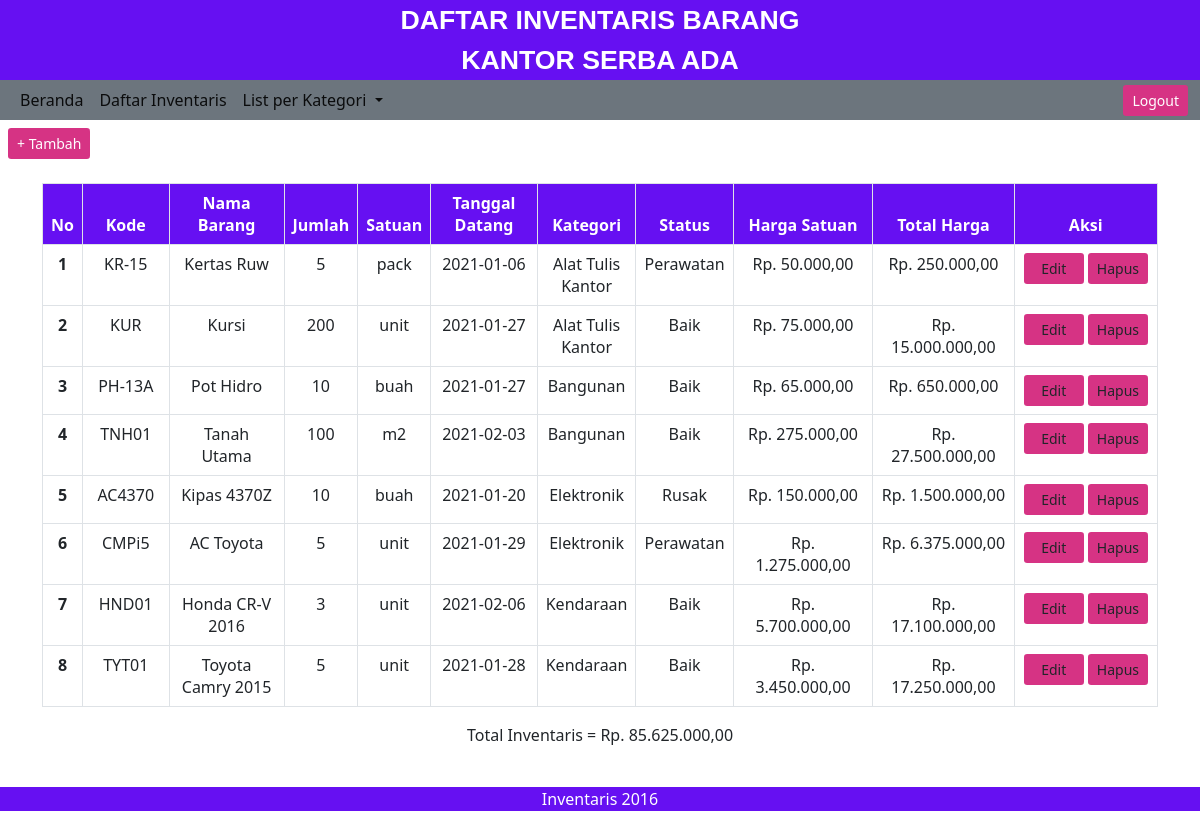
Page /daftar_inventaris.php (signed in) on the committed database.
### tables this page shows
CREATE TABLE `inventaris` (
  `kode_barang` varchar(10) NOT NULL,
  `nama_barang` varchar(30) NOT NULL,
  `jumlah` int(11) NOT NULL,
  `satuan` varchar(15) NOT NULL,
  `tgl_datang` date NOT NULL,
  `kategori` varchar(20) NOT NULL,
  `status_barang` varchar(20) NOT NULL,
  `harga` int(20) NOT NULL
);

### daftar_inventaris.php (the view, shortened to what this page needs)
<html>
  <head>
    <link rel="stylesheet" href="assets/css/bootstrap.css">
    <link rel="stylesheet" href="assets/js/bootstrap.js">
  </head>
  <body>
    <div class="text-center text-white fw-bold" style="background-color: #6610f2; font-size: 20pt; font-family: sans-serif; margin-bottom: -16px;">
      <p>DAFTAR INVENTARIS BARANG<br>KANTOR SERBA ADA</p>
    </div>
    <nav class="navbar navbar-expand-lg navbar-light bg-secondary pt-0 pb-0" >
      <div class="container-fluid ms-auto">
        <div class="collapse navbar-collapse" id="navbarNavDropdown">
          <ul class="navbar-nav">
            <li class="nav-item">
              <a class="nav-link active" aria-current="page" href="index.php">Beranda</a>
            </li>
            <li class="nav-item">
              <a class="nav-link active" aria-current="page" href="daftar_inventaris.php">Daftar Inventaris</a>
            </li>
            <li class="nav-item dropdown">
              <a class="nav-link dropdown-toggle active" href="#" id="navbarDropdownMenuLink" role="button" data-bs-toggle="dropdown" aria-expanded="false">
                List per Kategori
              </a>
            </li>
          </ul>
        </div>
        <a href="logout.php">
          <button class="btn btn-sm text-white" style="background-color:  #d63384;">Logout</button>
        </a>
      </div>
    </nav>
    <a href="form_tambah.php" class="btn btn-sm text-white ms-2 mt-2" style="background-color:  #d63384;">+ Tambah</a>
    <div class="container mr-4"><br>
    <table class="table table-bordered">
          <thead>
            <tr class="text-white" align="center" style="background-color: #6610f2;">
              <th scope="col" width="3%">No</th>
              <th scope="col" width="8%">Kode</th>
              <th scope="col" width="11%">Nama Barang</th>
              <th scope="col" width="6%">Jumlah</th>
              <th scope="col" width="6%">Satuan</th>
              <th scope="col" width="10%">Tanggal Datang</th>
              <th scope="col" width="8%">Kategori</th>
              <th scope="col" width="8%">Status</th>
              <th scope="col" width="13%">Harga Satuan</th>
              <th scope="col" width="13%">Total Harga</th>
              <th colspan="2" scope="col" width="14%">Aksi</th>
            </tr>
          </thead>
          <?php
            include 'koneksi.php';
            $no = 1;
            $totalinv=0;
            $query= mysqli_query($konek,"SELECT * from inventaris order by kategori asc");
            while($data=mysqli_fetch_array($query))
              {
          ?>
          <tbody>
            <tr  align="center">
              <th scope="row"> <?php echo $no;$no++; ?> </th>
              <td><?php echo $data['kode_barang']; ?></td>
              <td><?php echo $data['nama_barang']; ?></td>
              <td><?php echo $data['jumlah']; ?></td>
              <td><?php echo $data['satuan']; ?></td>
              <td><?php echo $data['tgl_datang']; ?></td>
              <td><?php echo $data['kategori']; ?></td>
              <td><?php echo $data['status_barang']; ?></td>
              <td><?php echo "Rp. " . number_format($data['harga'],2,',','.'); ?></td>
              <?php $total=$data['harga']*$data['jumlah'];?>
              <td><?php echo "Rp. " .number_format($total,2,',','.'); ?></td>
              <?php $totalinv=$totalinv+$total; ?>
              <td>
                <a class="btn btn-sm" style="background-color: #d63384; width: 60px;" href=form_edit.php?kode_barang=<?php echo $data['kode_barang'];?>>Edit</a>
                <a class="btn btn-sm" style="background-color: #d63384; width: 60px;" href=konfir_hapus.php?kode_barang=<?php echo $data['kode_barang'];?>>Hapus</a>
              </td>
            <?php }
            ?>
            </tr>
          </tbody>
        </table>
          <p class="text-center">Total Inventaris = Rp. <?php echo number_format($totalinv,2,',','.'); ?></p>
        </div>
    <br>
    <div class="text-center text-white" style="background-color: #6610f2;">
      <p>Inventaris 2016</p>
    </div>
  </body>
</html>

### rows in the picture
inventaris: kode_barang "KR-15", nama_barang "Kertas Ruw", jumlah "5", satuan "pack", tgl_datang "2021-01-06", kategori "Alat Tulis Kantor", status_barang "Perawatan", harga "50.000,00", total "250.000,00"
inventaris: kode_barang "KUR", nama_barang "Kursi", jumlah "200", satuan "unit", tgl_datang "2021-01-27", kategori "Alat Tulis Kantor", status_barang "Baik", harga "75.000,00", total "15.000.000,00"
inventaris: kode_barang "PH-13A", nama_barang "Pot Hidro", jumlah "10", satuan "buah", tgl_datang "2021-01-27", kategori "Bangunan", status_barang "Baik", harga "65.000,00", total "650.000,00"
inventaris: kode_barang "TNH01", nama_barang "Tanah Utama", jumlah "100", satuan "m2", tgl_datang "2021-02-03", kategori "Bangunan", status_barang "Baik", harga "275.000,00", total "27.500.000,00"
inventaris: kode_barang "AC4370", nama_barang "Kipas 4370Z", jumlah "10", satuan "buah", tgl_datang "2021-01-20", kategori "Elektronik", status_barang "Rusak", harga "150.000,00", total "1.500.000,00"
inventaris: kode_barang "CMPi5", nama_barang "AC Toyota", jumlah "5", satuan "unit", tgl_datang "2021-01-29", kategori "Elektronik", status_barang "Perawatan", harga "1.275.000,00", total "6.375.000,00"
inventaris: kode_barang "HND01", nama_barang "Honda CR-V 2016", jumlah "3", satuan "unit", tgl_datang "2021-02-06", kategori "Kendaraan", status_barang "Baik", harga "5.700.000,00", total "17.100.000,00"
inventaris: kode_barang "TYT01", nama_barang "Toyota Camry 2015", jumlah "5", satuan "unit", tgl_datang "2021-01-28", kategori "Kendaraan", status_barang "Baik", harga "3.450.000,00", total "17.250.000,00"

### other values in the picture
$totalinv "85.625.000,00"
